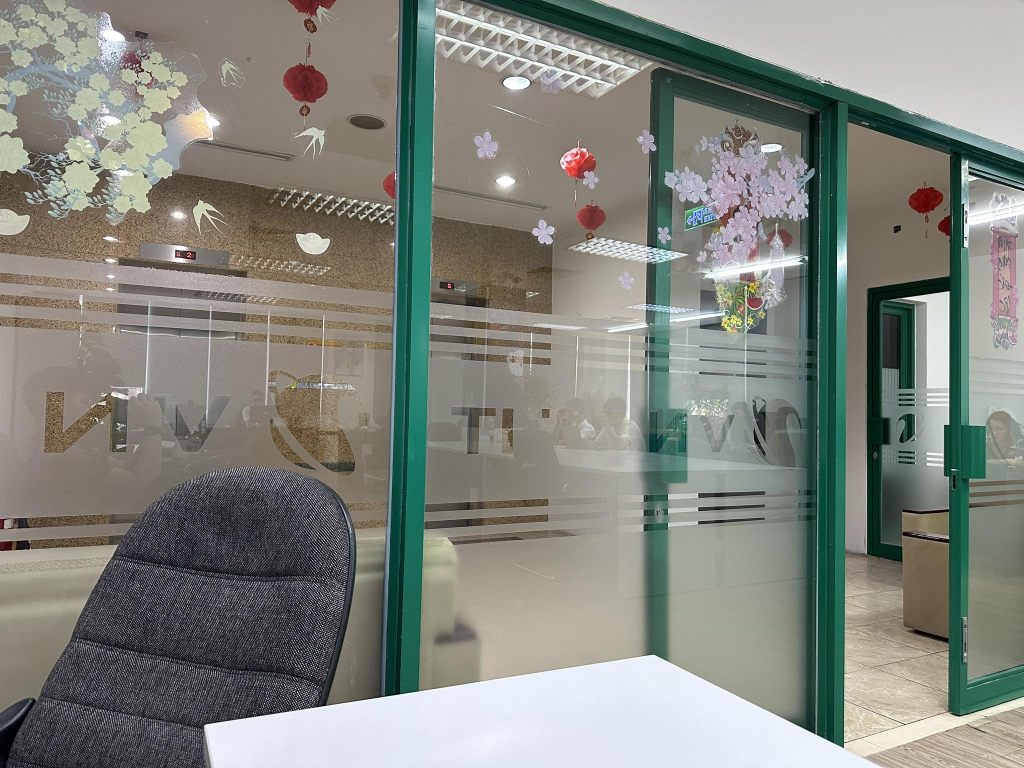
#> input picture images/real/1.jpg, 2048 x 1536 px (shown at 1/2 size); its folder holds 4 pictures in this run
$ python pano_maker.py
#> lines starting #> are read from the running program, lines starting #| are printed output that depends on the picture; after the words box and inside, x2 and y2 are one past the last pixel; in counts of white or black regions, pixels touching at a corner belong together
import cv2
import glob
import time
import argparse

class InvalidDirectoryError(Exception):
    pass

class StitchingFailedError(Exception):
    pass

class SalvageFailedError(Exception):
    pass

def show_image(header, image):
    """
    Displays an image in a window with the specified header.

    Args:
        header (str): Header for the image window.
        image (numpy.ndarray): Image array to be displayed.
    """
    print("[Console] Showing image")
    cv2.imshow(header, image)
    cv2.waitKey()


def write_image(directory, image):
    """
    Saves an image to the specified directory.

    Args:
        directory (str): Path to the directory where the image will be saved.
        image (numpy.ndarray): Image array to be saved.
    """
    print("[Console] Saving image")
    cv2.imwrite(directory, image)

def get_images(directory):
    """
    Loads images from the specified directory.

    Args:
        directory (str): Path to the directory containing the images.

    Returns:
        List of loaded images (list of numpy.ndarray).

    Raises:
        InvalidDirectoryError: If the directory is invalid or no images are found.
    """
#> called with directory = './images/real/*'
    try:
        print("[Console] Accessing folder")
        image_paths = glob.glob(directory)
        print(image_paths)
        if len(image_paths) == 0:
            raise InvalidDirectoryError("[ERROR] Invalid directory or no images found.")
        images = []
        # Add images to memory
        print("[Console] Loading Images")
        for image_path in image_paths:
            image = cv2.imread(image_path)
#> image is the input picture: shape (1536, 2048, 3); mean B, G, R 125.4, 133.1, 130.3
            if image is None:
                print(f"[ERROR] Unable to load image: {image_path}")
            else:
                images.append(image)
        print(f"[INFO] Loaded {len(images)} image(s)")
        return images
    except Exception as e:
        print(str(e))
        raise e

def get_gray_image(image):
    """
    Converts an RGB image to grayscale.

    Args:
        image (numpy.ndarray): RGB image array.

    Returns:
        Grayscale image (numpy.ndarray).
    """
    return cv2.cvtColor(image, cv2.COLOR_RGB2GRAY)

def get_stitch_image(image_list):
    """
    Stitches a list of images together to create a panoramic image.

    Args:
        image_list (list): List of images to be stitched.

    Returns:
        Stitched image (numpy.ndarray).

    Raises:
        Exception: If stitching fails.
    """
    print("[Console] Stitching Images")
    # Stitch images
    since = time.time()
    stitcher = cv2.Stitcher.create()
    stitch_status, stitched_image = stitcher.stitch(image_list)
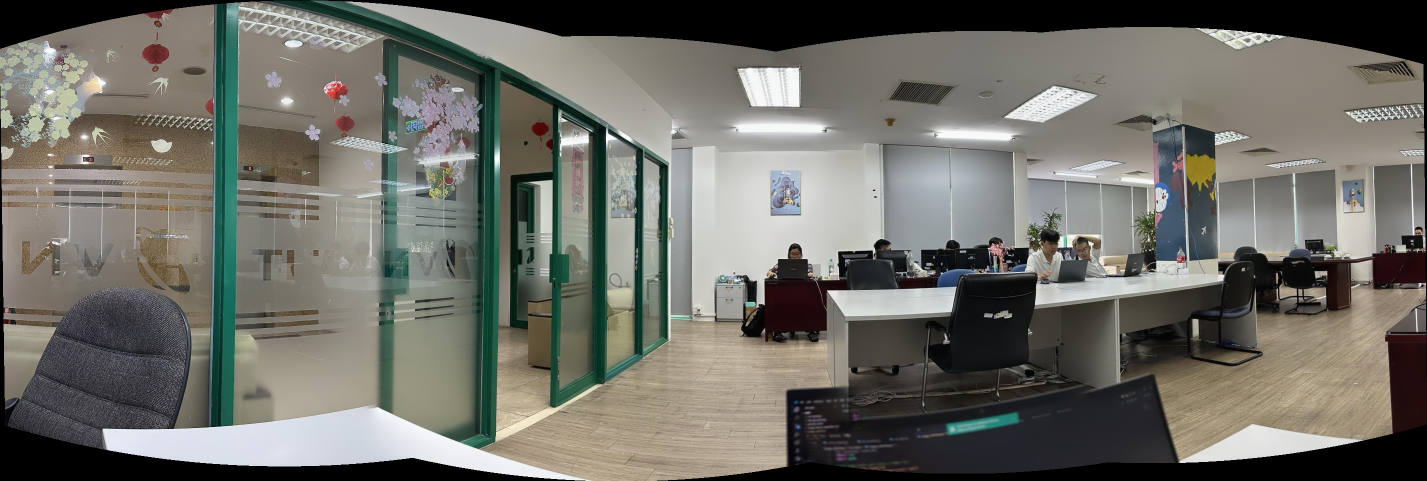
#> stitched_image: shape (962, 2854, 3) (shown at 1/2 size); mean of channels 0, 1, 2 102.6, 109.5, 110.1; drawn as B, G, R
    elapsed = time.time() - since
    # Check stitching status
    if stitch_status == 0:
        print(f"[INFO] Stitch successful in {elapsed:2f}s")
        return stitched_image
    else:
        raise Exception("[INFO] Stitch failed")

def get_threshold_image(gray_image):
    """
    Applies thresholding to a grayscale image.

    Args:
        gray_image (numpy.ndarray): Grayscale image array.

    Returns:
        Thresholded image (numpy.ndarray).
    """
    print("[Console] Thresholding image")
    return cv2.threshold(gray_image, 0, 255, cv2.THRESH_BINARY)[1]

def get_image_2D_dim(image):
    """
    Returns the dimensions (height and width) of an image.

    Args:
        image (numpy.ndarray): Image array.

    Returns:
        Tuple containing the height and width of the image.
    """
    return image.shape[:2]

def get_mask_image(image):
    """
    Creates a mask image by converting the input image to grayscale, applying thresholding, and blurring.

    Args:
        image (numpy.ndarray): Image array.

    Returns:
        Mask image (numpy.ndarray).
    """
    print("[Console] Masking image")
    gray_image = get_gray_image(image)
    # Threshold + Blur + Threshold = Remove all the random black pixel in the white part of the first threshold
    threshold_image = get_threshold_image(gray_image)
#> in get_threshold_image, `return cv2.threshold(gray_image, 0, 255, cv2.THRESH_BINARY)[1]`:
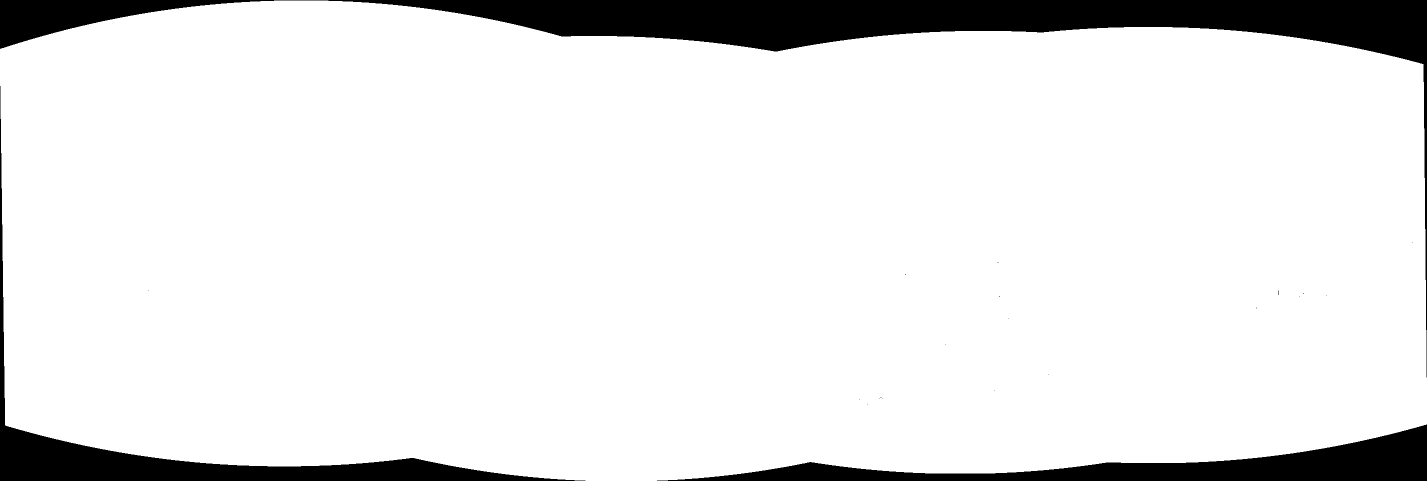
#> returned value: shape (962, 2854) (shown at 1/2 size); 90.1% white; 23 black regions (20 under 20 px), largest, box (x1, y1, x2, y2) and area: (0, 0, 2854, 755) 164765, (1314, 849, 2854, 962) 54480, (0, 172, 1171, 962) 51355
    threshold_image = cv2.GaussianBlur(threshold_image, (5, 5), 0)
    threshold_image = get_threshold_image(threshold_image)
    return threshold_image

def crop_image(image, factor):
    """
    Crops an image inward proportionally based on the specified factor.

    Args:
        image (numpy.ndarray): Image array to be cropped.
        factor (float): Proportion of the image to be cropped (0.0 to 1.0).

    Returns:
        Tuple containing the crop location (lower height, upper height, left width, right width)
        and the cropped image (numpy.ndarray).
    """
    (h, w) = get_image_2D_dim(image)
    # Crop horizontally (width)
    amount_crop = w * (1-factor)
    w_right = int(w - amount_crop//2)
    w_left = int(amount_crop//2)
    # Crop vertically (height)
    amount_crop = h * (1-factor)
    h_upper = int(h - amount_crop//2)
    h_lower = int(amount_crop//2)
    return (h_lower, h_upper, w_left, w_right), image[h_lower:h_upper, w_left:w_right]

def is_black_ver_line(image, start_h, end_h, w):
    """
    Checks if there is a black pixel in a straight vertical line within the specified image region.

    Args:
        image (numpy.ndarray): Image array.
        start_h (int): Starting height of the region.
        end_h (int): Ending height of the region.
        w (int): Width of the vertical line.

    Returns:
        True if a black pixel is found, False otherwise.
    """
    for value in range(start_h, end_h):
        if all(image[value, w] == [0, 0, 0]):
            return True
    return False

def is_black_hor_line(image, start_w, end_w, h):
    """
    Checks if there is a black pixel in a straight horizontal line within the specified image region.

    Args:
        image (numpy.ndarray): Image array.
        start_w (int): Starting width of the region.
        end_w (int): Ending width of the region.
        h (int): Height of the horizontal line.

    Returns:
        True if a black pixel is found, False otherwise.
    """
    for value in range(start_w, end_w):
        if all(image[h, value] == [0, 0, 0]):
            return True
    return False

def is_black_pixel_outline(threshold_image):
    """
    Checks if there are black pixels on the four sides of the thresholded image.

    Args:
        threshold_image (numpy.ndarray): Thresholded image array.

    Returns:
        True if black pixels are found on the outline, False otherwise.
    """
    (height, width) = get_image_2D_dim(threshold_image)
    # Lower side (0, w)
    if is_black_hor_line(threshold_image, 0, width, 0):
        return True
    # Upper side (h, w)
    if is_black_hor_line(threshold_image, 0, width, height-1):
        return True
    # Left side (h, 0)
    if is_black_ver_line(threshold_image, 0, height, 0):
        return True
    # Right side (h, w)
    if is_black_ver_line(threshold_image, 0, height, width-1):
        return True
    return False

def expand_from_crop_image(image, crop_location):
    """
    Expands the cropped image by searching for the nearest black pixels on each side.

    Args:
        image (numpy.ndarray): Image array to be expanded.
        crop_location (tuple): Crop location (lower height, upper height, left width, right width).

    Returns:
        Tuple containing the expanded location and the expanded image (numpy.ndarray).
    """
    print("[Console] Salvaging usable cropped portions")
    since = time.time()
    height, width = get_image_2D_dim(image)
    h_lower, h_upper, w_left, w_right = crop_location
    mask_img = get_mask_image(image)
    # Left side (h, 0)
    for w in range(w_left, -1, -1):
        if is_black_ver_line(mask_img, h_lower, h_upper, w):
            w_left = w+5
            break
    # Right side (h, w)
    for w in range(w_right, width):
        if is_black_ver_line(mask_img, h_lower, h_upper, w):
            w_right = w-5
            break
    # Lower side (0, w)
    for h in range(h_lower, -1, -1):
        if is_black_hor_line(mask_img, w_left, w_right, h):
            h_lower = h+5
            break
    # Upper side (w, 0)
    for h in range(h_upper, height):
        if is_black_hor_line(mask_img, w_left, w_right, h):
            h_upper = h-5
            break
    if crop_location is not (h_lower, h_upper, w_left, w_right):
        elapsed = time.time() - since
        print(f"[INFO] Salvaging usable image portion success in {elapsed:2f}s")
        return (h_lower, h_upper, w_left, w_right), image[h_lower:h_upper, w_left:w_right]
    else:
        print("[INFO] Salvage failed")
        return (None, None)

def remove_black_outline(image):
    """
    Crops the image inward proportionally until all the black pixel outlines are removed.

    Args:
        image (numpy.ndarray): Image array to be processed.

    Returns:
        Tuple containing the crop location and the cropped image (numpy.ndarray).
    """
    print("[Console] Cropping Image")
    since = time.time()
    mask = get_mask_image(image)
#> in get_threshold_image (call 2), `return cv2.threshold(gray_image, 0, 255, cv2.THRESH_BINARY)[1]`:
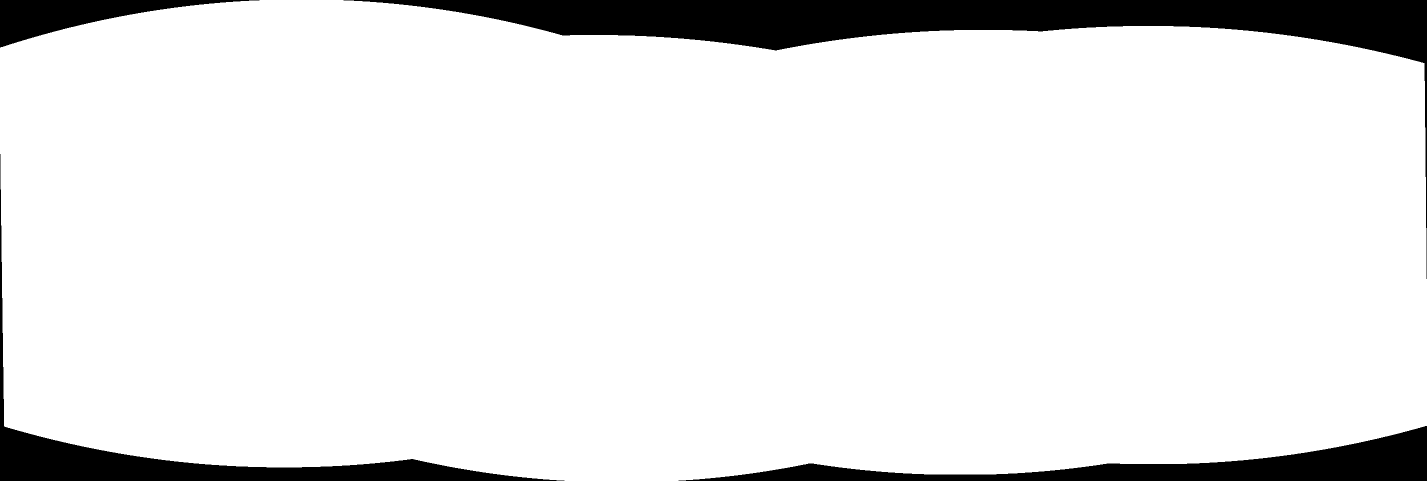
#> returned value: shape (962, 2854) (shown at 1/2 size); 90.7% white; 4 black regions, box (x1, y1, x2, y2) and area: (687, 0, 2854, 558) 138865, (1357, 852, 2854, 962) 51104, (0, 308, 1129, 962) 47457, (0, 0, 519, 95) 18487
    # Cropping image
    is_cropped = False
    for crop_factor in range(100, -1, -1):
        crop_factor = 0.01 * crop_factor
        trial_mask = crop_image(mask, crop_factor)[1]
        if not is_black_pixel_outline(trial_mask):
            print(f"[Console] Crop image with factor of {crop_factor}")
            is_cropped = True
            break
#> this loop made 22 passes
#> (w_right in crop_image, w_left in crop_image, h_upper in crop_image, h_lower in crop_image, height in is_black_pixel_outline, width in is_black_pixel_outline) on passes 1 to 12: (2854, 0, 962, 0, 962, 2854), (2840, 14, 958, 4, 954, 2826), (2826, 28, 953, 9, 944, 2798), (2812, 42, 948, 14, 934, 2770), (2797, 57, 943, 19, 924, 2740), (2783, 71, 938, 24, 914, 2712), (2769, 85, 934, 28, 906, 2684), (2755, 99, 929, 33, 896, 2656), (2740, 114, 924, 38, 886, 2626), (2726, 128, 919, 43, 876, 2598), (2712, 142, 914, 48, 866, 2570), (2698, 156, 910, 52, 858, 2542)
#> pass 2, in remove_black_outline, `trial_mask = crop_image(mask, crop_factor)[1]`:
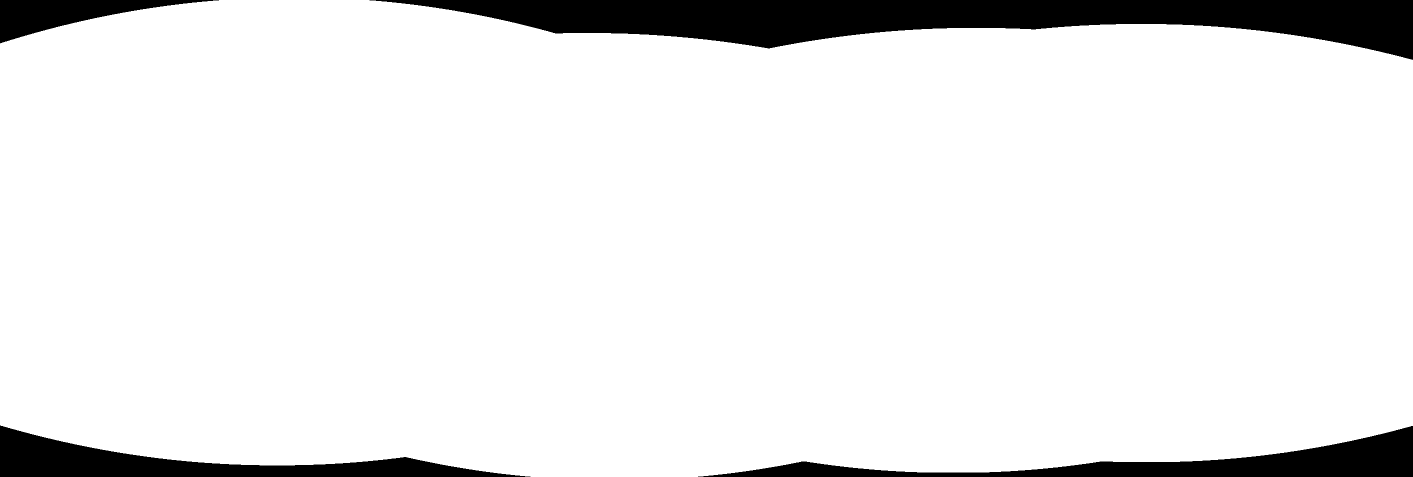
#> trial_mask: shape (954, 2826) (shown at 1/2 size); 91.6% white; 4 black regions, box (x1, y1, x2, y2) and area: (739, 0, 2826, 120) 127454, (1396, 852, 2826, 954) 43738, (0, 851, 1061, 954) 39197, (0, 0, 438, 87) 15276
#> pass 3, in remove_black_outline, `trial_mask = crop_image(mask, crop_factor)[1]`:
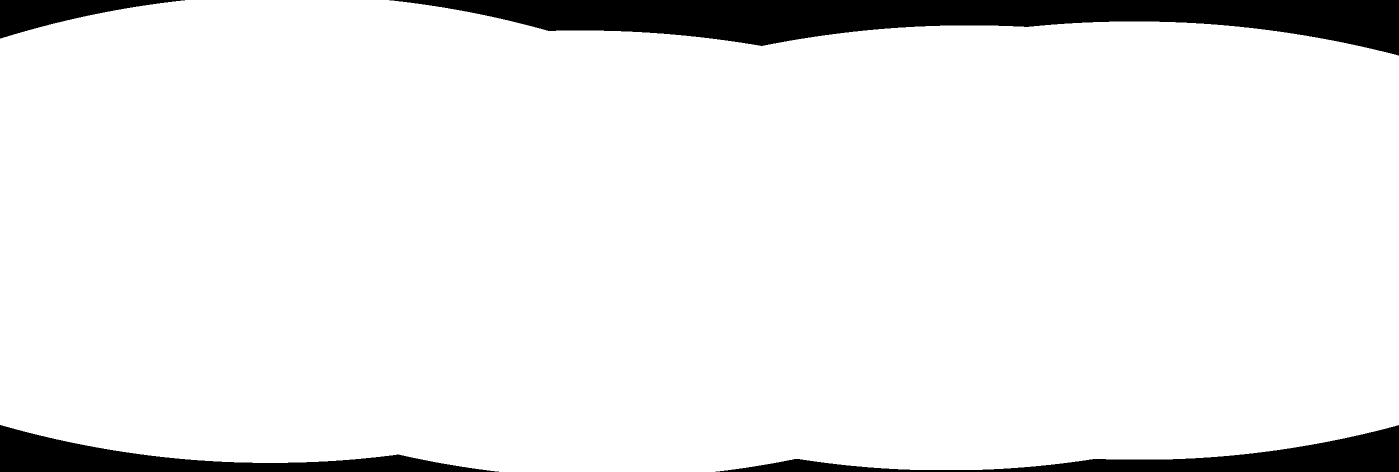
#> trial_mask: shape (944, 2798) (shown at 1/2 size); 92.6% white; 4 black regions, box (x1, y1, x2, y2) and area: (779, 0, 2798, 111) 115554, (1431, 850, 2798, 944) 35353, (0, 850, 998, 944) 32649, (0, 0, 370, 77) 12085
    elapsed = time.time() - since
    # Showing result
    if is_cropped:
        print(f"[INFO] Crop successful in {elapsed:2f}s")
        return crop_image(image, crop_factor)
    else:
        print("[INFO] Image is not suitable to be cropped")
        return None

if __name__ == "__main__":
    parser = argparse.ArgumentParser(description='This program will stitch multiple images into one big panorama.')
    parser.add_argument('-i','--input', type=str, help='(String) Path to a folder that holds a sequence of images.', default='./images/real')
    parser.add_argument('-o','--output', type=str, help='(String) Path to folder where outputs should be written to', default='./output')
    parser.add_argument('-c','--crop', type=bool, help='(bool) False to turn of cropping, True otherwise', action=argparse.BooleanOptionalAction, default=True)
    args = parser.parse_args()

    INPUT_PATH = args.input
    OUT_PATH = args.output
    IS_CROP = args.crop

    main_since = time.time()
    images = get_images(INPUT_PATH + "/*")
    stitched_image = get_stitch_image(images)

    if IS_CROP:
        crop_location, cropped_image = remove_black_outline(stitched_image)
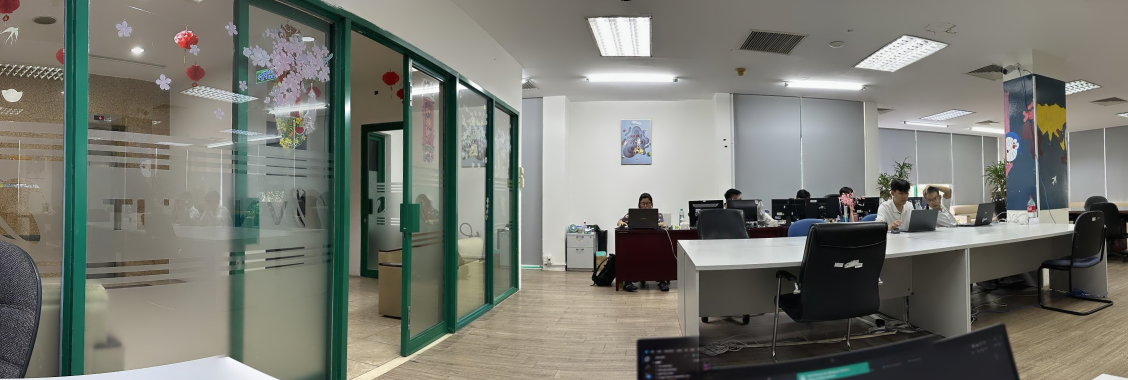
#> cropped_image: shape (760, 2256, 3) (shown at 1/2 size); mean of channels 0, 1, 2 112.3, 120.3, 118.9; drawn as B, G, R
        expand_location, expanded_img = expand_from_crop_image(stitched_image, crop_location)
#> in expand_from_crop_image, `height, width = get_image_2D_dim(image)`: height = 962; width = 2854
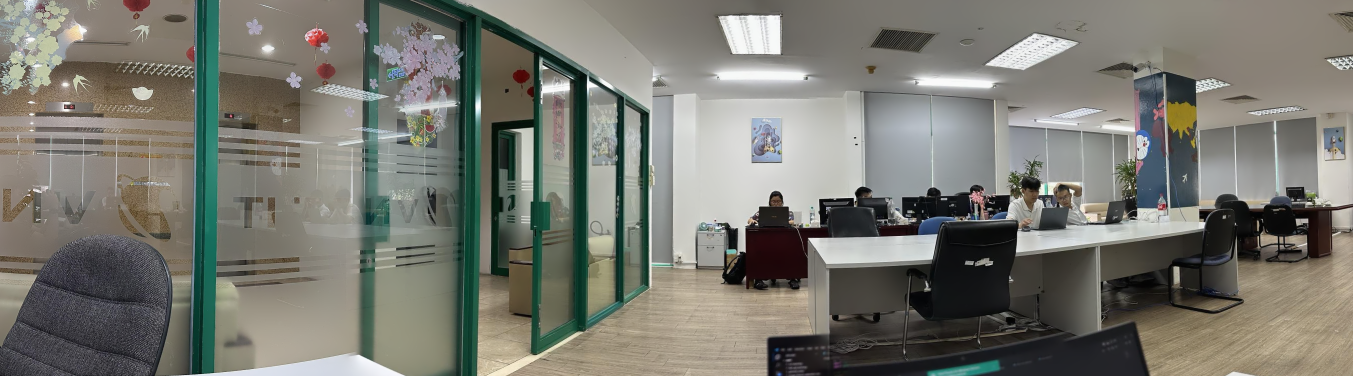
#> expanded_img: shape (752, 2706, 3) (shown at 1/2 size); mean of channels 0, 1, 2 112, 120.1, 120; drawn as B, G, R
        main_elapsed = time.time() - main_since
        if expanded_img is not None:
            print(f'[INFO] Done in {main_elapsed:2f}s')
            write_image(OUT_PATH + "/pano.jpg", expanded_img)
            show_image("Pano", expanded_img)
        else:
            print("Something went wrong")
    else:
        main_elapsed = time.time() - main_since
        print(f'[INFO] Done in {main_elapsed:2f}s')
        write_image(OUT_PATH + "/stitched.jpg", stitched_image)
        show_image("Stitched", stitched_image)
